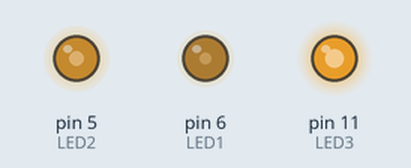
Recording of a sketch running on a simulated Arduino Uno, built with avr-gcc and run on an emulated ATmega328P. On the bench: output pins drawn as LEDs (lit = HIGH). At 0.0 s the program stops and its outputs stay as they are.

Above: at 0.1 s.
Timing chart, 0 to 1.5 s (numbered marks = the images above):
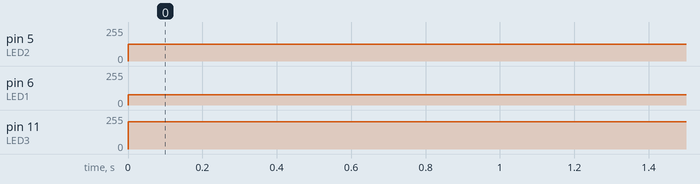

Measured:
- by itself, pin 5 (LED2): 0/255 → 127/255 at 0.00 s
- by itself, pin 6 (LED1): 0/255 → 76/255 at 0.00 s
- by itself, pin 11 (LED3): 0/255 → 204/255 at 0.00 s

The sketch:

5.2.ino
```cpp
#include <avr/io.h>

#define LED1 PD6   // OC0A (Arduino D6)
#define LED2 PD5   // OC0B (Arduino D5)
#define LED3 PB3   // OC2A (Arduino D11)

int main(void)
{

    DDRD |= (1 << LED1) | (1 << LED2);   // PD6, PD5 as an output
    DDRB |= (1 << LED3);                 // PB3 output

    TCCR0A = (1 << COM0A1) | (1 << COM0B1) | (1 << WGM01) | (1 << WGM00);

    TCCR0B = (1 << CS01) | (1 << CS00);


    OCR0A = (255 * 30) / 100;   // ~30% duty on PD6
    OCR0B = (255 * 50) / 100;   // ~50% duty on PD5

    TCCR2A = (1 << COM2A1) | (1 << WGM21) | (1 << WGM20);

    TCCR2B = (1 << CS21) | (1 << CS20);

    // cycle for Timer2
    OCR2A = (255 * 80) / 100;   // ~80% duty on PB3

    // Hardware PWM runs automatically forever
    while (1) { }
}
```
